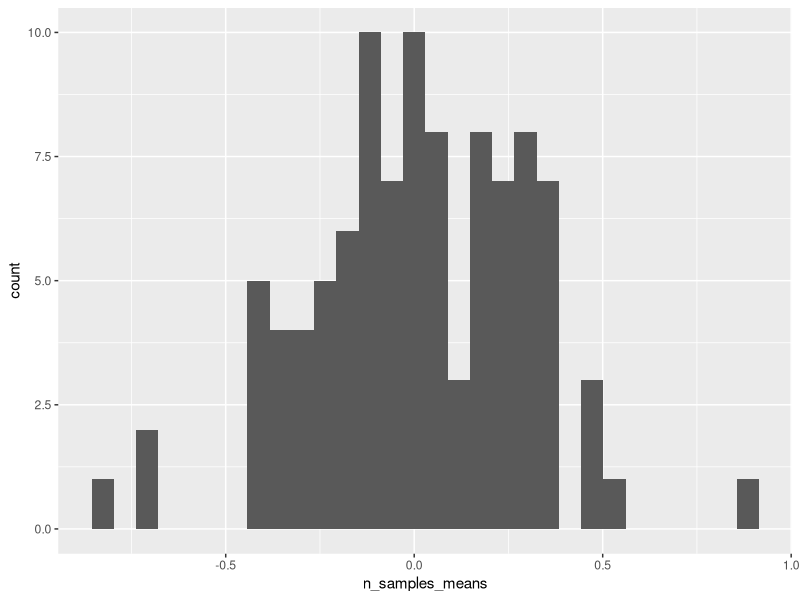
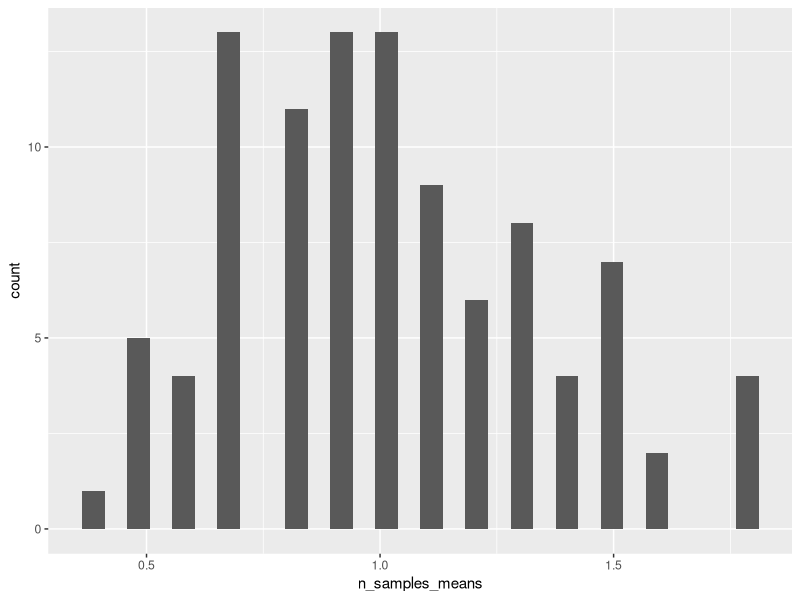
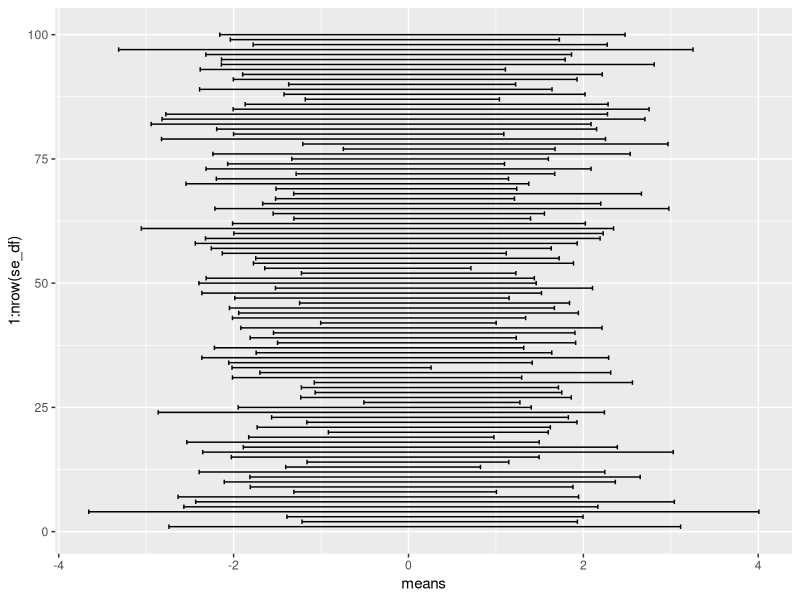

Write R code to recreate these figures, in order.
## ---- chunk 1
library(ggplot2)

# Set the number of samples
n_samples <- 100

# Set the number of observations for each sample set
n_obs <- 10

# Create a vector of means for each of the n_samples observations
n_samples_means <- c()

for (int in 1:n_samples){
  # draw observations from a standard normal (note, these could also be called samples)
  obs <- rnorm(n_obs)
  
  # calculate the mean of the observations
  obs_mean <-mean(obs)
  
  # add these means to the vector of means
  n_samples_means <- c(n_samples_means, obs_mean)
  
}

ggplot(data = NULL) +
  geom_histogram(aes(x = n_samples_means))

## ---- chunk 2
# Set the number of samples
n_samples <- 100

# Set the number of observations for each sample set
n_obs <- 10

# Create a vector of means for each of the n_samples observations
n_samples_means <- c()

for (int in 1:n_samples){
  # draw observations from a standard normal (note, these could also be called samples)
  obs <- rpois(n_obs, lambda = 1)
  
  # calculate the mean of the observations
  obs_mean <-mean(obs)
  
  # add these means to the vector of means
  n_samples_means <- c(n_samples_means, obs_mean)
  
}

ggplot(data = NULL) +
  geom_histogram(aes(x = n_samples_means))

## ---- chunk 3
# Set the number of samples
n_samples <- 100

# Set the number of observations for each sample set
n_obs <- 10

# Create a vector of means for each of the n_samples observations
n_samples_means <- c()
n_samples_vars <- c()

for (int in 1:n_samples){
  # draw observations from a standard normal (note, these could also be called samples)
  obs <- rnorm(n_obs)
  
  # calculate the mean of the observations
  obs_mean <-mean(obs)
  
  # add these means to the vector of means
  n_samples_means <- c(n_samples_means, obs_mean)
  
  # calculate the variances of the observations
  obs_vars <- var(obs)
  
  # add these to the vector of variances
  n_samples_vars <- c(n_samples_vars, obs_vars)
  
}

se_df <- data.frame(means = n_samples_means, vars = n_samples_vars, n = n_obs)

se_df$se_upper <- se_df$means + (1.96*sqrt(se_df$vars))
se_df$se_lower <- se_df$means - (1.96*sqrt(se_df$vars))

ggplot(data = se_df) +
  geom_errorbarh(aes(xmin = se_lower, xmax = se_upper, x = means, y = 1:nrow(se_df)))
